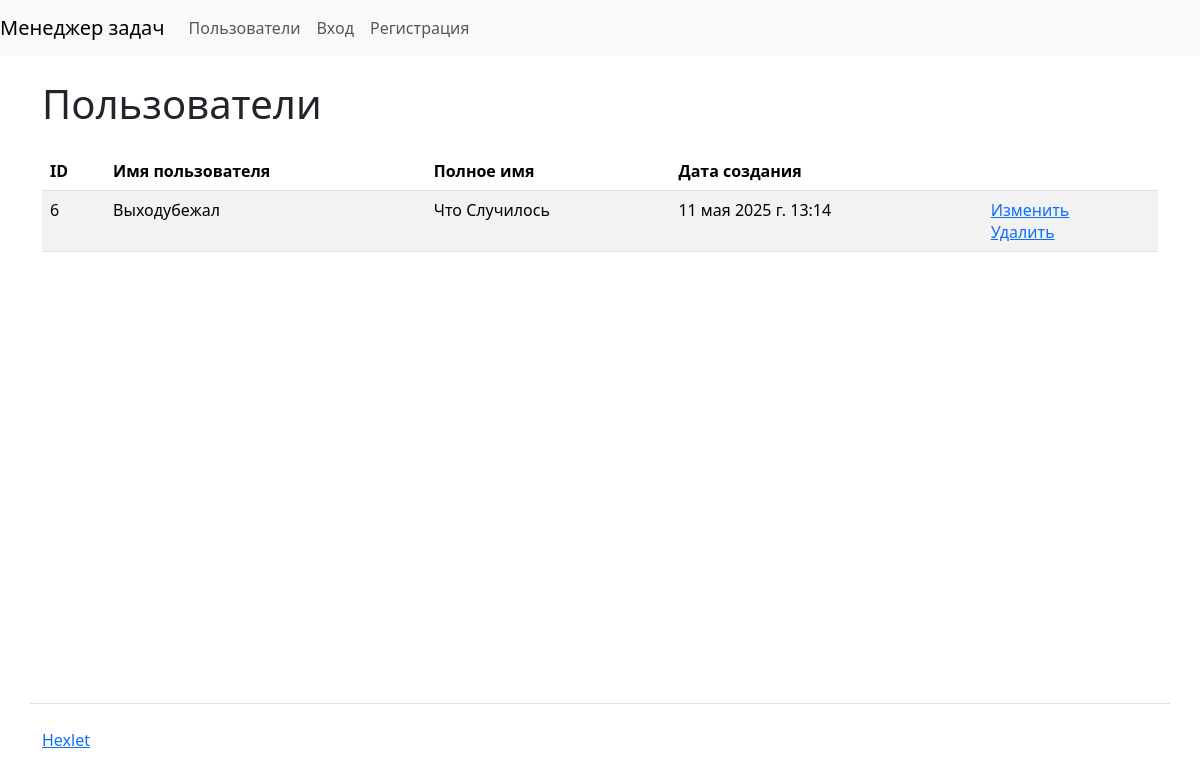
Before: /users/ with the older database file.
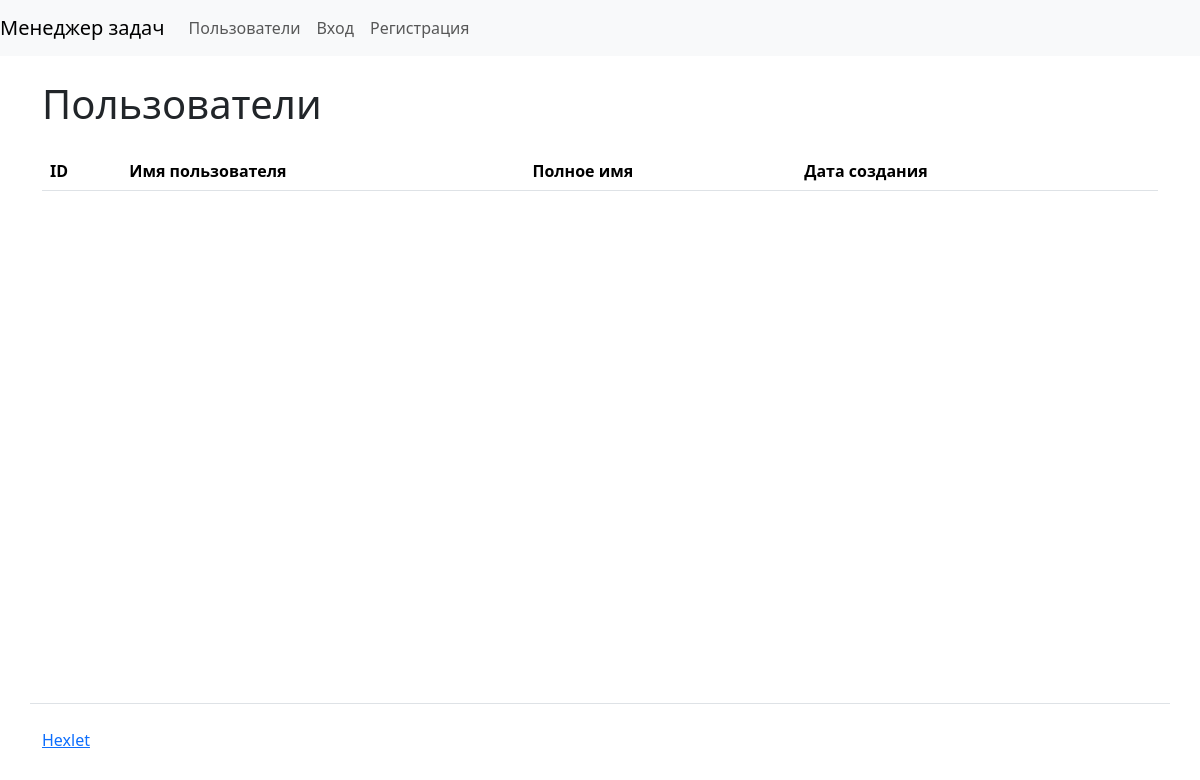
After: the same page with the newer database file.
### task_manager/users/models.py (models this page shows)
class CustomUser(AbstractUser):
    def __str__(self):
        return self.get_full_name()

### task_manager/users/views.py (the view)
# urls.py: path('', views.UsersList.as_view(), name='users'),
class UsersList(ListView):
    model = CustomUser
    template_name = 'users/userlist.html'
    context_object_name = 'user_list'
    def get_queryset(self):
        return CustomUser.objects.all()

### task_manager/users/templates/users/userlist.html
{% extends 'base.html' %}
{% load django_bootstrap5 %}
{% load i18n %}
{% block content %}
<h1 class="my-4">{% translate 'Users' %}</h1>
<table class="table table-striped">
    <thead>
      <tr>
        <th>{% translate 'ID' %}</th>
        <th>{% translate 'Username' %}</th>
        <th>{% translate 'Full name' %}</th>
        <th>{% translate 'Date of creation' %}</th>
        <th></th>
      </tr>
    </thead>
    <tbody>
        {% for user in user_list %}
        <tr>
          <td>{{ user.pk }}</td>
          <td>{{ user.username }}</td>
          <td>{{ user.first_name }} {{ user.last_name }}</td>
          <td>{{ user.date_joined }}</td>
          <td>
            <a href="{% url 'users:update_user' pk=user.pk %}">{% translate 'Edit' %}</a>
            <br>
            <a href="{% url 'users:delete_user' pk=user.pk %}">{% translate 'Delete' %}</a>
          </td>
        </tr>
        {% endfor %}
    </tbody>
  </table>
  {% endblock %}

Changed rows visible on the page:
removed CustomUser: pk "6", username "Выходубежал", first_name "Что", last_name "Случилось", date_joined "11 мая 2025 г. 13:14"
